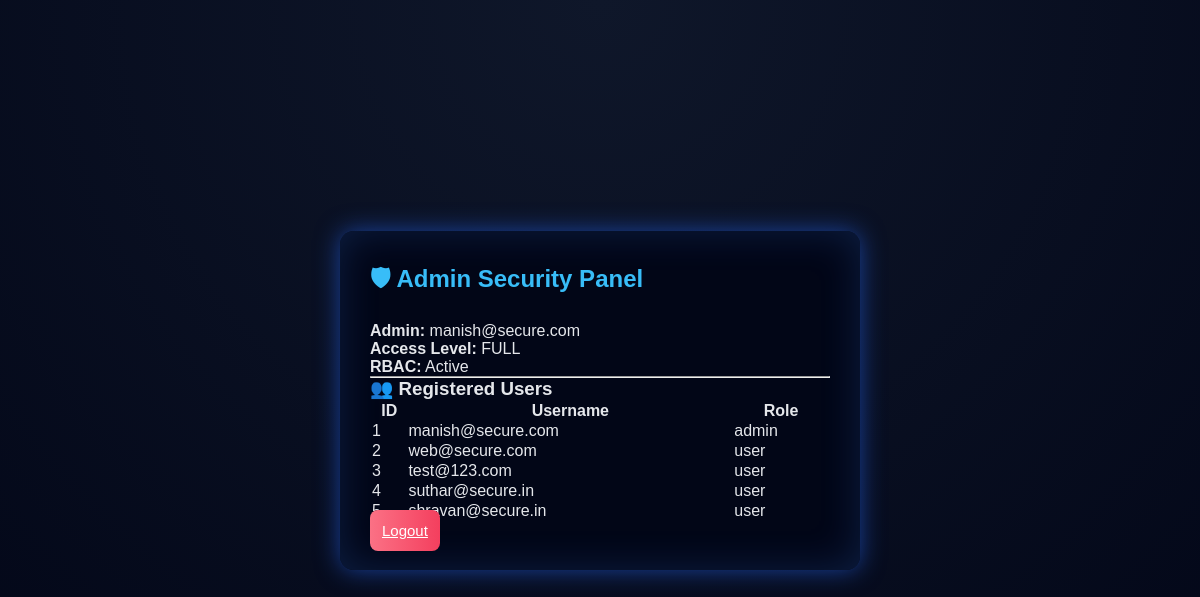
The page /admin (signed in) on the database its author committed.
### tables this page shows
CREATE TABLE users (
        id INTEGER PRIMARY KEY AUTOINCREMENT,
        username TEXT UNIQUE,
        password TEXT,
        role TEXT
    );

### routes.py (the view)
@dashboard_routes.route("/admin")
@login_required
@admin_required
def admin_dashboard():
    conn = get_db()
    cur = conn.cursor()
    cur.execute("SELECT id, username, role FROM users")
    users = cur.fetchall()
    conn.close()
    return render_template(
        "admin_dashboard.html",
        users=users,
        admin=current_user.username
    )

### app.py (called while the page is built)
@login_manager.user_loader
def load_user(user_id):
    return User.get_by_id(user_id)

### database/db.py (called while the page is built)
def get_db():
    return sqlite3.connect("secure_app.db")

### database/models.py (called while the page is built)
    @staticmethod
    def get_by_id(user_id):
        conn = get_db()
        cur = conn.cursor()
        cur.execute("SELECT * FROM users WHERE id=?", (user_id,))
        user = cur.fetchone()
        conn.close()
        if user:
            return User(user[0], user[1], user[3])
        return None

### templates/admin_dashboard.html (shortened to what this page needs)
<!DOCTYPE html>
<html>
<head>
    <link rel="stylesheet" href="{{ url_for('static', filename='css/style.css') }}">
</head>
<body>
<div class="dashboard-container">
    <div class="security-card">
        <h2>🛡 Admin Security Panel</h2>
        <p><strong>Admin:</strong> {{ admin }}</p>
        <p><strong>Access Level:</strong> FULL</p>
        <p><strong>RBAC:</strong> Active</p>
        <hr>
        <h3>👥 Registered Users</h3>
        <table style="width:100%; color:#e5e7eb;">
            <tr>
                <th>ID</th>
                <th>Username</th>
                <th>Role</th>
            </tr>
            {% for user in users %}
            <tr>
                <td>{{ user[0] }}</td>
                <td>{{ user[1] }}</td>
                <td>{{ user[2] }}</td>
            </tr>
            {% endfor %}
        </table>
        <a href="{{ url_for('auth.logout') }}" class="logout-btn">Logout</a>
    </div>
</div>
</body>
</html>

### static/css/style.css (style rules this page uses)
* { margin: 0; padding: 0; box-sizing: border-box; font-family: Arial, sans-serif; }
body { margin: 0; height: 100vh; background: radial-gradient(circle at top, #0f2027, #000); display: flex; justify-content: center; align-items: center; font-family: Arial, sans-serif; }
body { background: radial-gradient(circle at top, #0f172a, #020617); min-height: 100vh; }
.dashboard-container { display: flex; justify-content: center; align-items: center; height: 100vh; }
.security-card { width: 520px; background: linear-gradient(145deg, #020617, #020617); padding: 30px; border-radius: 14px; color: #e5e7eb; box-shadow: 0 0 25px rgba(37, 99, 235, 0.6), inset 0 0 40px rgba(59, 130, 246, 0.2); }
.security-card h2 { color: #38bdf8; margin-bottom: 20px; font-size: 24px; }
.logout-btn { margin-top: 25px; width: 100%; padding: 12px; background: linear-gradient(to right, #fb7185, #f43f5e); border: none; color: white; font-size: 15px; border-radius: 8px; cursor: pointer; }

### rows shown on the page
users: username "manish@secure.com", id "1", role "admin"
users: id "2", username "web@secure.com", role "user"
users: id "3", username "test@123.com", role "user"
users: id "4", username "suthar@secure.in", role "user"
users: id "5", username "shravan@secure.in", role "user"
